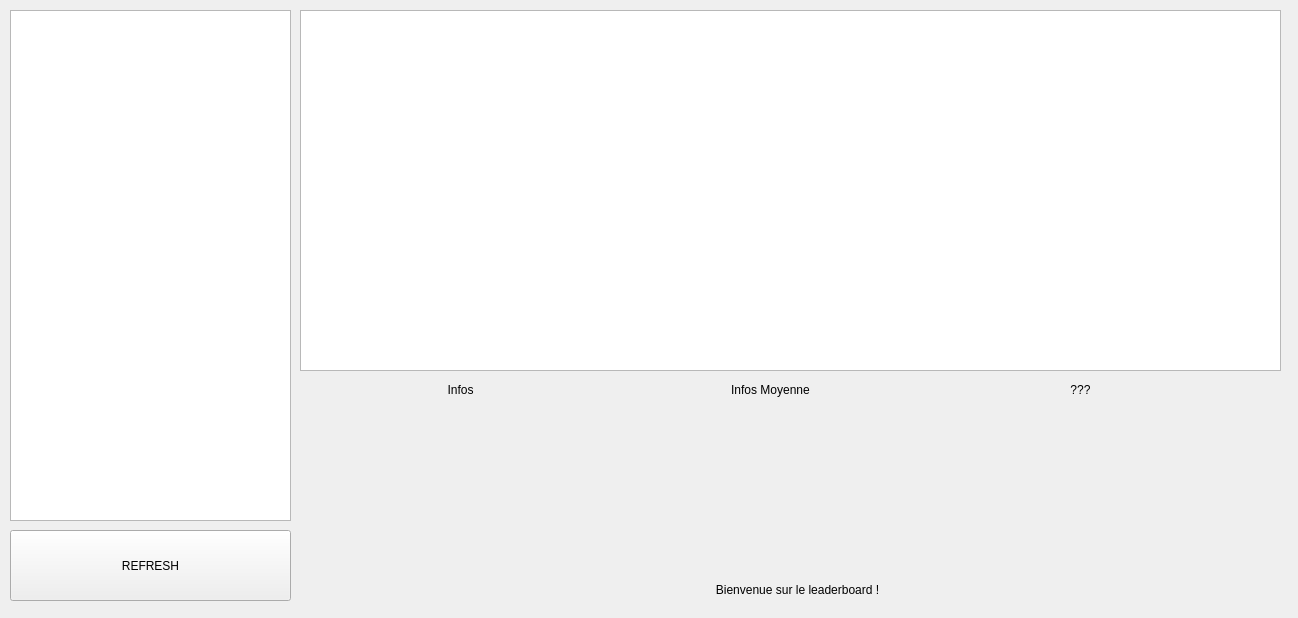
<?xml version="1.0" encoding="UTF-8"?>
<ui version="4.0">
 <class>ClassementPage</class>
 <widget class="QWidget" name="ClassementPage">
  <property name="geometry">
   <rect>
    <x>0</x>
    <y>0</y>
    <width>1298</width>
    <height>618</height>
   </rect>
  </property>
  <property name="windowTitle">
   <string>Classement</string>
  </property>
  <widget class="QGraphicsView" name="view_graph">
   <property name="geometry">
    <rect>
     <x>300</x>
     <y>10</y>
     <width>981</width>
     <height>361</height>
    </rect>
   </property>
   <property name="sizePolicy">
    <sizepolicy hsizetype="Expanding" vsizetype="Expanding">
     <horstretch>0</horstretch>
     <verstretch>0</verstretch>
    </sizepolicy>
   </property>
  </widget>
  <widget class="QLabel" name="label_data">
   <property name="geometry">
    <rect>
     <x>340</x>
     <y>420</y>
     <width>241</width>
     <height>141</height>
    </rect>
   </property>
   <property name="text">
    <string/>
   </property>
   <property name="alignment">
    <set>Qt::AlignmentFlag::AlignLeading|Qt::AlignmentFlag::AlignLeft|Qt::AlignmentFlag::AlignVCenter</set>
   </property>
  </widget>
  <widget class="QLabel" name="label">
   <property name="geometry">
    <rect>
     <x>340</x>
     <y>380</y>
     <width>241</width>
     <height>20</height>
    </rect>
   </property>
   <property name="text">
    <string>Infos</string>
   </property>
   <property name="alignment">
    <set>Qt::AlignmentFlag::AlignCenter</set>
   </property>
  </widget>
  <widget class="QLabel" name="label_2">
   <property name="geometry">
    <rect>
     <x>650</x>
     <y>380</y>
     <width>241</width>
     <height>20</height>
    </rect>
   </property>
   <property name="text">
    <string>Infos Moyenne</string>
   </property>
   <property name="alignment">
    <set>Qt::AlignmentFlag::AlignCenter</set>
   </property>
  </widget>
  <widget class="QLabel" name="label_3">
   <property name="geometry">
    <rect>
     <x>960</x>
     <y>380</y>
     <width>241</width>
     <height>20</height>
    </rect>
   </property>
   <property name="text">
    <string>???</string>
   </property>
   <property name="alignment">
    <set>Qt::AlignmentFlag::AlignCenter</set>
   </property>
  </widget>
  <widget class="QListWidget" name="list_players">
   <property name="geometry">
    <rect>
     <x>10</x>
     <y>10</y>
     <width>281</width>
     <height>511</height>
    </rect>
   </property>
  </widget>
  <widget class="QPushButton" name="button_refresh">
   <property name="geometry">
    <rect>
     <x>10</x>
     <y>530</y>
     <width>281</width>
     <height>71</height>
    </rect>
   </property>
   <property name="text">
    <string>REFRESH</string>
   </property>
  </widget>
  <widget class="QLabel" name="labelDynamic">
   <property name="geometry">
    <rect>
     <x>647</x>
     <y>580</y>
     <width>301</width>
     <height>20</height>
    </rect>
   </property>
   <property name="text">
    <string>Bienvenue sur le leaderboard !</string>
   </property>
   <property name="alignment">
    <set>Qt::AlignmentFlag::AlignCenter</set>
   </property>
  </widget>
 </widget>
 <resources/>
 <connections/>
</ui>
